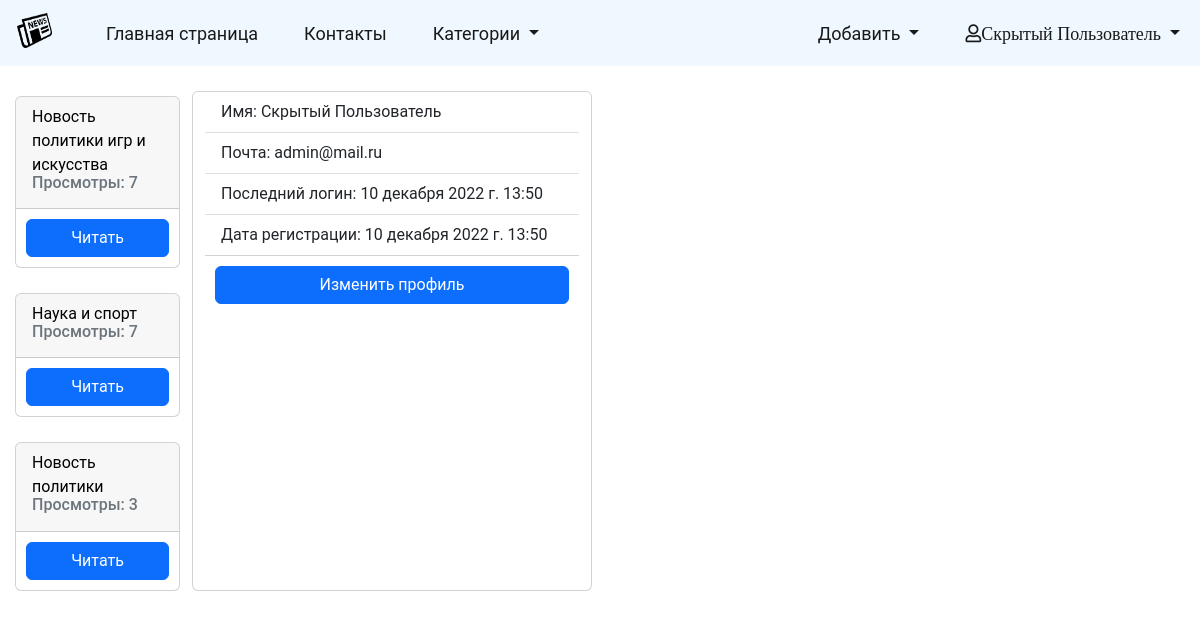
Before: /profile (signed in) with the older database file.
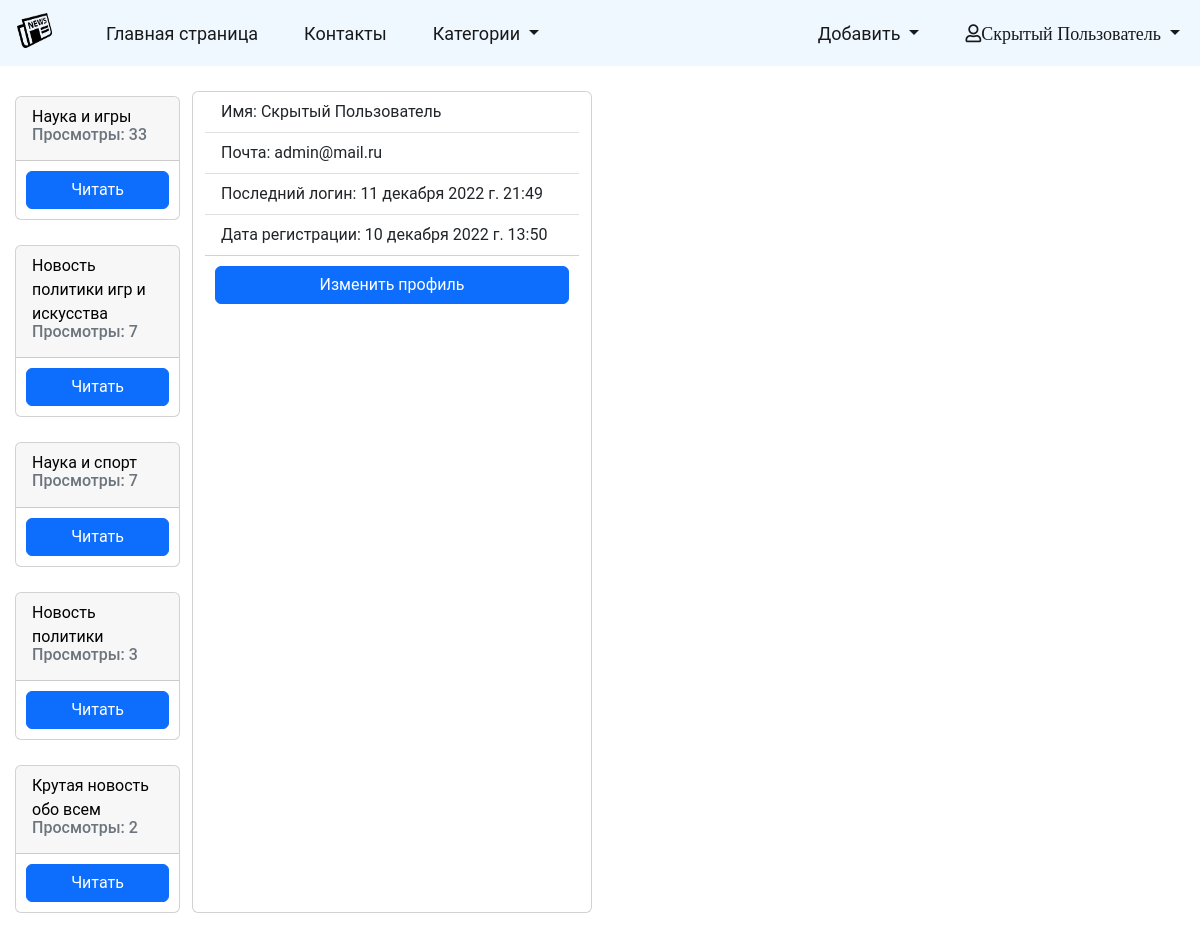
After: the same page with the newer database file.
### news/models.py (models this page shows, shortened)
class News (models.Model):
    title = models.CharField(max_length=255, verbose_name='Заголовок')
    slug = models.CharField(max_length=50, unique=True, db_index=True, verbose_name='URL')
    content = models.TextField(verbose_name='Текст новости')
    image = models.ImageField(upload_to='media/%Y/%m/%d/', verbose_name='Изображение')
    date_publication = models.DateTimeField(auto_now_add=True, verbose_name='Дата публикации')
    date_update = models.DateTimeField(auto_now=True, verbose_name='Дата изменения')
    categories = models.ManyToManyField(Category, verbose_name='Категории')
    views = models.IntegerField(default=-1, verbose_name='Просмотры')
    is_published = models.BooleanField(default=True, verbose_name='Опубликовано')
    class Meta:
        verbose_name = 'Новость'
        verbose_name_plural = 'Новости'
    def __str__(self):
        return self.title

### registration/models.py (models this page shows)
class User(AbstractBaseUser, PermissionsMixin):
    email = models.EmailField(verbose_name='Почта',unique=True, db_index=True)
    first_name = models.CharField(max_length=50, verbose_name='Имя')
    last_name = models.CharField(max_length=50, verbose_name='Фамилия')
    is_active = models.BooleanField(default=True, verbose_name='Активный')
    is_superuser = models.BooleanField(default=False, verbose_name='Супер-пользователь')
    is_staff = models.BooleanField(default=False, verbose_name='Работник')
    date_joined = models.DateTimeField(default=timezone.now, verbose_name='Дата присоединения')
    last_login = models.DateTimeField(blank=True, null=True, verbose_name='Дата последнего логина')
    objects = CustomUserManager()
    USERNAME_FIELD = 'email'
    EMAIL_FIELD = 'email'
    REQUIRED_FIELDS = []
    class Meta:
        verbose_name = 'Пользователь'
        verbose_name_plural = 'Пользователи'
    def get_full_name(self):
        return f'{self.first_name} {self.last_name}'

### news/views.py (the view)
# urls.py: path('profile', profile, name='profile'),
def profile(request):
    if request.user.is_authenticated:
        return render(request, 'news/profile.html', {'title': 'Профиль'})
    else:
        return redirect('HomePage')

### news/models.py (called while the page is built)
    def __str__(self):
        return self.name

### news/templatetags/news_tags.py (called while the page is built)
@register.simple_tag()
def get_categories():
    return Category.objects.all()

@register.simple_tag()
def get_news():
    today = dt.today()
    return News.objects.filter(date_publication__day__lte=today.day).filter(date_publication__day__gte=today.day-5).order_by('-views')[:5]

### news/templates/news/profile.html
{% extends 'news/base.html' %}
{% block content %}
<div class="card" style="width: 25rem;">
    <ul class="list-group list-group-flush">
        <li class="list-group-item">Имя: {{ request.user.get_full_name }}</li>
        <li class="list-group-item">Почта: {{ request.user.email }}</li>
        <li class="list-group-item">Последний логин: {{ request.user.last_login }}</li>
        <li class="list-group-item">Дата регистрации: {{ request.user.date_joined }}</li>
    </ul>
    <a class="btn btn-primary" href="{% url 'ProfileUpdate' user_id=request.user.id%}" role="button">Изменить профиль</a>
</div>
{% endblock content %}

### news/templates/news/base.html (shortened to what this page needs)
<!DOCTYPE html>
{% load static %}
{% load news_tags %}
{% get_categories as categories %}
{% get_news as news %}
<html lang="en">
<head>
    <link href="https://cdn.jsdelivr.net/npm/bootstrap@5.2.3/dist/css/bootstrap.min.css" rel="stylesheet"
>
    <link rel="stylesheet" href="{% static 'news/css/styles.css' %}">
    <link rel="stylesheet" href="https://use.fontawesome.com/releases/v5.6.1/css/all.css"
>
</head>
<body>
{% block menu %}
<nav class="navbar navbar-expand-lg" style="background-color: #F0F8FF">
    <div class="container-fluid">
        <a class="navbar-brand" href="{% url 'HomePage' %}"><img src="{% static 'news/images/logo.png' %}" alt=""></a>
        <div class="collapse navbar-collapse" id="navbarSupportedContent">
            <ul class="navbar-nav me-auto mb-2 mb-lg-0">
                <li class="nav-item">
                    <a class="nav-link active" aria-current="page" href="{% url 'HomePage' %}">Главная страница</a>
                </li>
                <li class="nav-item">
                    <a class="nav-link active" aria-current="page" href="{% url 'contacts' %}">Контакты</a>
                </li>
                <li class="nav-item dropdown">
                    <a class="nav-link active dropdown-toggle" data-bs-toggle="dropdown" href="#">
                        Категории
                    </a>
                </li>
            </ul>
            <ul class="navbar-nav ms-auto mb-2 mb-lg-0">
                {% if request.user.is_superuser %}
                <li class="nav-item dropdown">
                    <a class="nav-link active dropdown-toggle" data-bs-toggle="dropdown" href="#">
                        Добавить
                    </a>
                </li>
                {% endif %}
                {% if user.is_authenticated %}
                <li class="nav-item dropdown">
                    <a class="nav-link active dropdown-toggle" data-bs-toggle="dropdown" href="#">
                        <i class="far fa-user">{{ user.get_full_name }}</i>
                    </a>
                </li>
                {% endif %}
            </ul>
        </div>
    </div>
</nav>
{% endblock menu %}
<div class="row">
    <div class="col-md-2">
        <div class="topik">
            {% for n in news %}
            <div class="card">
                <div class="card-header">
                    {{ n }}
                    <h6 class="card-subtitle mb-2 text-muted">Просмотры: {{ n.views }}</h6>
                </div>
                <a href="{{ object.get_absolute_url }}" class="btn btn-primary">Читать</a>
            </div>
            {% endfor %}
        </div>
    </div>
    {% block content %}
    {% endblock content %}
    <div class="col-md-2">
    </div>
</div>
</body>
</html>

Changed rows visible on the page:
changed User "Скрытый Пользователь": user.last_login "10 декабря 2022 г. 13:50" → "11 декабря 2022 г. 21:49"
added News: title "Наука и игры", views "33"
added News: title "Крутая новость обо всем", views "2"
